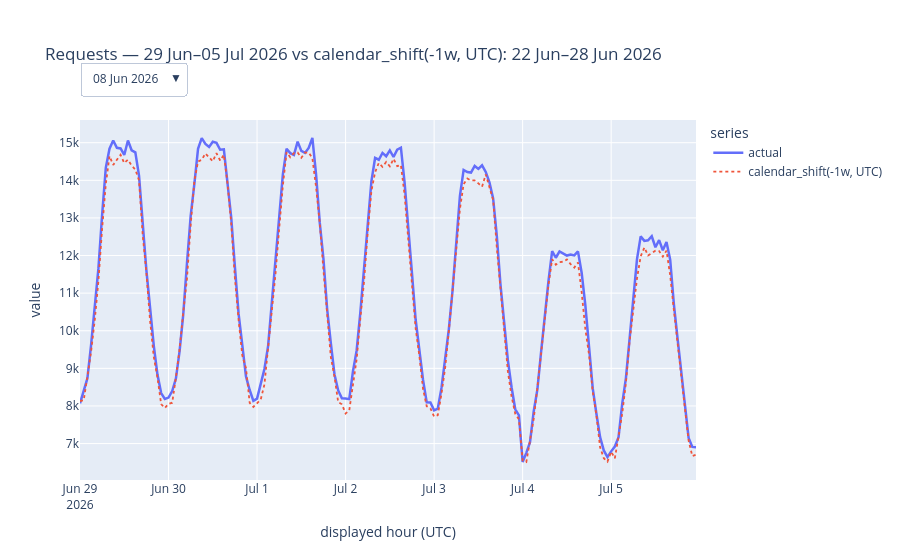

Notebook source saved alongside this figure:
### Code cell
calendar_shift_plot("requests", "Requests")

### Figure 1 — Plotly figure (JSON) as saved in the notebook; plotly's stock layout.template omitted (floating-point values rounded to 4 significant figures; data arrays with more than 128 entries replaced by an {"elided": "..."} marker saying what was removed)
{"data": [{"hovertemplate": "Displayed: %{x|%Y-%m-%d %H:%M UTC}<br>Actual: %{y:,.6g}<extra></extra>", "line": {"color": "#636EFA", "width": 2.5}, "mode": "lines", "name": "actual", "type": "scatter", "visible": false, "x": {"elided": "168 str values"}, "y": {"elided": "168 int values"}}, {"customdata": {"elided": "168x1 str values"}, "hovertemplate": "Displayed: %{x|%Y-%m-%d %H:%M UTC}<br>Original: %{customdata[0]|%Y-%m-%d %H:%M UTC}<br>Shifted value: %{y:,.6g}<extra></extra>", "line": {"color": "#EF553B", "dash": "dot", "width": 1.8}, "mode": "lines", "name": "calendar_shift(-1w, UTC)", "type": "scatter", "visible": false, "x": {"elided": "168 str values"}, "y": {"elided": "168 int values"}}, {"hovertemplate": "Displayed: %{x|%Y-%m-%d %H:%M UTC}<br>Actual: %{y:,.6g}<extra></extra>", "line": {"color": "#636EFA", "width": 2.5}, "mode": "lines", "name": "actual", "type": "scatter", "visible": false, "x": {"elided": "168 str values"}, "y": {"elided": "168 int values"}}, {"customdata": {"elided": "168x1 str values"}, "hovertemplate": "Displayed: %{x|%Y-%m-%d %H:%M UTC}<br>Original: %{customdata[0]|%Y-%m-%d %H:%M UTC}<br>Shifted value: %{y:,.6g}<extra></extra>", "line": {"color": "#EF553B", "dash": "dot", "width": 1.8}, "mode": "lines", "name": "calendar_shift(-1w, UTC)", "type": "scatter", "visible": false, "x": {"elided": "168 str values"}, "y": {"elided": "168 int values"}}, {"hovertemplate": "Displayed: %{x|%Y-%m-%d %H:%M UTC}<br>Actual: %{y:,.6g}<extra></extra>", "line": {"color": "#636EFA", "width": 2.5}, "mode": "lines", "name": "actual", "type": "scatter", "visible": false, "x": {"elided": "168 str values"}, "y": {"elided": "168 int values"}}, {"customdata": {"elided": "168x1 str values"}, "hovertemplate": "Displayed: %{x|%Y-%m-%d %H:%M UTC}<br>Original: %{customdata[0]|%Y-%m-%d %H:%M UTC}<br>Shifted value: %{y:,.6g}<extra></extra>", "line": {"color": "#EF553B", "dash": "dot", "width": 1.8}, "mode": "lines", "name": "calendar_shift(-1w, UTC)", "type": "scatter", "visible": false, "x": {"elided": "168 str values"}, "y": {"elided": "168 int values"}}, {"hovertemplate": "Displayed: %{x|%Y-%m-%d %H:%M UTC}<br>Actual: %{y:,.6g}<extra></extra>", "line": {"color": "#636EFA", "width": 2.5}, "mode": "lines", "name": "actual", "type": "scatter", "visible": true, "x": {"elided": "168 str values"}, "y": {"elided": "168 int values"}}, {"customdata": {"elided": "168x1 str values"}, "hovertemplate": "Displayed: %{x|%Y-%m-%d %H:%M UTC}<br>Original: %{customdata[0]|%Y-%m-%d %H:%M UTC}<br>Shifted value: %{y:,.6g}<extra></extra>", "line": {"color": "#EF553B", "dash": "dot", "width": 1.8}, "mode": "lines", "name": "calendar_shift(-1w, UTC)", "type": "scatter", "visible": true, "x": {"elided": "168 str values"}, "y": {"elided": "168 int values"}}], "layout": {"hovermode": "x unified", "legend": {"title": {"text": "series"}}, "margin": {"t": 120}, "title": {"text": "Requests — 29 Jun–05 Jul 2026 vs calendar_shift(-1w, UTC): 22 Jun–28 Jun 2026"}, "updatemenus": [{"buttons": [{"args": [{"visible": [true, true, false, false, false, false, false, false]}, {"title": "Requests — 08 Jun–14 Jun 2026 vs calendar_shift(-1w, UTC): 01 Jun–07 Jun 2026"}], "label": "08 Jun 2026", "method": "update"}, {"args": [{"visible": [false, false, true, true, false, false, false, false]}, {"title": "Requests — 15 Jun–21 Jun 2026 vs calendar_shift(-1w, UTC): 08 Jun–14 Jun 2026"}], "label": "15 Jun 2026", "method": "update"}, {"args": [{"visible": [false, false, false, false, true, true, false, false]}, {"title": "Requests — 22 Jun–28 Jun 2026 vs calendar_shift(-1w, UTC): 15 Jun–21 Jun 2026"}], "label": "22 Jun 2026", "method": "update"}, {"args": [{"visible": [false, false, false, false, false, false, true, true]}, {"title": "Requests — 29 Jun–05 Jul 2026 vs calendar_shift(-1w, UTC): 22 Jun–28 Jun 2026"}], "label": "29 Jun 2026", "method": "update"}], "direction": "down", "showactive": true, "x": 0.0, "xanchor": "left", "y": 1.16, "yanchor": "top"}], "xaxis": {"title": {"text": "displayed hour (UTC)"}}, "yaxis": {"title": {"text": "value"}}}}
